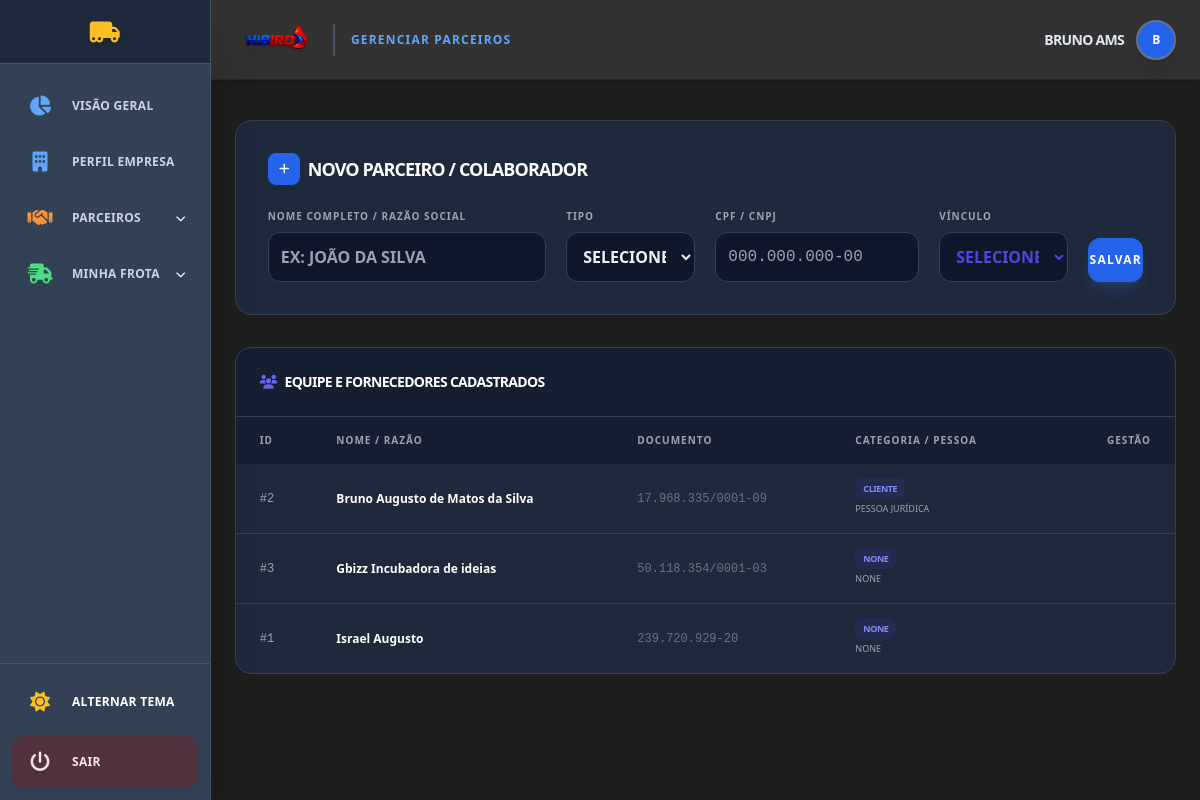
The app's page /configuracoes/parceiros/ (signed in) with its own data.
### tables this page shows
CREATE TABLE "cad_clifor" (
	"id_colaborador"	INTEGER,
	"id_pessoa"	INTEGER,
	"id_clifor"	INTEGER,
	"id_unifed"	INTEGER,
	"cpf_cnpj"	TEXT NOT NULL UNIQUE,
	"nome_colaborador"	TEXT NOT NULL,
	"contato_responsavel"	TEXT,
	"logradouro"	TEXT,
	"numero"	TEXT,
	"bairro"	TEXT,
	"municipio"	TEXT,
	"cep"	TEXT,
	"telefone"	TEXT,
	"email"	TEXT,
	"tipo_clifor"	TEXT DEFAULT 'FORNECEDOR',
	"tipo_pessoa"	TEXT DEFAULT 'JURIDICA',
	PRIMARY KEY("id_colaborador" AUTOINCREMENT),
	FOREIGN KEY("id_clifor") REFERENCES "cad_clifor_tipo"("Id_clifor"),
	FOREIGN KEY("id_pessoa") REFERENCES "cad_clifor_pessoa"("id_pessoa"),
	FOREIGN KEY("id_unifed") REFERENCES "cad_uf"("id_unifed")
);

CREATE TABLE "cad_clifor_tipo" (
	"Id_clifor"	INTEGER,
	"tipo_clifor"	TEXT NOT NULL UNIQUE,
	PRIMARY KEY("Id_clifor" AUTOINCREMENT)
);

CREATE TABLE "cad_clifor_pessoa" (
	"id_pessoa"	INTEGER,
	"tipo_pessoa"	TEXT NOT NULL UNIQUE,
	PRIMARY KEY("id_pessoa" AUTOINCREMENT)
);

### rotas/parceiros_bases.py (the view, shortened to what this page needs)
@config_parceiros_bp.route('/', methods=['GET', 'POST'])
@login_required
def lista():
    db = get_db()
    tipos_pessoa = db.execute('SELECT * FROM cad_clifor_pessoa').fetchall()
    tipos_parceiro = db.execute('SELECT * FROM cad_clifor_tipo').fetchall()
    parceiros = db.execute('''
        SELECT p.*, t.tipo_clifor as nome_tipo, tp.tipo_pessoa as nome_pessoa
        FROM cad_clifor p
        LEFT JOIN cad_clifor_tipo t ON p.id_clifor = t.Id_clifor
        LEFT JOIN cad_clifor_pessoa tp ON p.id_pessoa = tp.id_pessoa
        ORDER BY p.nome_colaborador
    ''').fetchall()
    return render_template('app/parceiros/config_parceiros.html',
                            parceiros=parceiros,
                            tipos_pessoa=tipos_pessoa,
                            tipos_parceiro=tipos_parceiro,
                            username=session.get('username'))

### app.py (called while the page is built)
@app.context_processor
def inject_user_status():
    return dict(
        perfil_completo=session.get('perfil_completo', False),
        username=session.get('username')
    )

### database.py (called while the page is built)
def get_db():
    db = getattr(g, '_database', None)
    if db is None:
        if not os.path.exists('dados'):
            os.makedirs('dados')
        db = g._database = sqlite3.connect(DATABASE)
        db.row_factory = sqlite3.Row
    return db

def init_app_db(app):
    @app.teardown_appcontext
    def close_connection(exception):
        db = getattr(g, '_database', None)
        if db is not None:
            db.close()

### rotas/parceiros_bases.py (called while the page is built)
def login_required(f):
    @wraps(f)
    def decorated_function(*args, **kwargs):
        if 'user_id' not in session:
            return redirect(url_for('auth.login'))
        return f(*args, **kwargs)
    return decorated_function

### templates/app/parceiros/config_parceiros.html (shortened to what this page needs)
{% extends "base_app.html" %}
{% block page_title %}Gerenciar Parceiros{% endblock %}
{% block content %}
<div class="bg-white dark:bg-slate-800 p-8 rounded-2xl shadow-sm border border-gray-100 dark:border-slate-700 mb-8 transition-all hover:shadow-md">
    <h3 class="text-lg font-black mb-6 flex items-center gap-2 text-gray-800 dark:text-white uppercase tracking-tighter">
        <span class="bg-blue-600 text-white w-8 h-8 rounded-lg flex items-center justify-center text-xs">
            <i class="fas fa-plus"></i>
        </span>
        Novo Parceiro / Colaborador
    </h3>
    <form method="POST" action="{{ url_for('parceiros_bases.lista') }}" class="grid grid-cols-1 md:grid-cols-12 gap-5 items-end">
        <div class="md:col-span-4">
            <label class="block text-[10px] font-black text-gray-400 mb-2 uppercase tracking-widest">Nome Completo / Razão Social</label>
            <input type="text" name="nome_colaborador" placeholder="Ex: JOÃO DA SILVA" required
                class="w-full p-3 bg-gray-50 dark:bg-slate-900 border border-gray-200 dark:border-slate-700 rounded-xl focus:ring-2 focus:ring-blue-500 outline-none transition uppercase font-semibold">
        </div>
        <div class="md:col-span-2">
            <label class="block text-[10px] font-black text-gray-400 mb-2 uppercase tracking-widest">Tipo</label>
            <select name="id_pessoa" id="tipo_pessoa_select" required class="w-full p-3 bg-gray-50 dark:bg-slate-900 border border-gray-200 dark:border-slate-700 rounded-xl focus:ring-2 focus:ring-blue-500 outline-none font-bold">
                <option value="">SELECIONE...</option>
            </select>
        </div>
        <div class="md:col-span-3">
            <label class="block text-[10px] font-black text-gray-400 mb-2 uppercase tracking-widest">CPF / CNPJ</label>
            <input type="text" name="cpf_cnpj" id="cpf_cnpj_input" placeholder="000.000.000-00" required
                class="w-full p-3 bg-blue-50/50 dark:bg-slate-900 border border-blue-100 dark:border-slate-700 rounded-xl focus:ring-2 focus:ring-blue-500 outline-none font-mono text-blue-700">
        </div>
        <div class="md:col-span-2">
            <label class="block text-[10px] font-black text-gray-400 mb-2 uppercase tracking-widest">Vínculo</label>
            <select name="id_clifor" required class="w-full p-3 bg-gray-50 dark:bg-slate-900 border border-gray-200 dark:border-slate-700 rounded-xl focus:ring-2 focus:ring-blue-500 outline-none font-bold text-indigo-600">
                <option value="">SELECIONE...</option>
            </select>
        </div>
        <div class="md:col-span-1">
            <button type="submit" class="w-full bg-blue-600 hover:bg-blue-700 text-white font-black py-3.5 rounded-xl transition shadow-lg shadow-blue-500/20 uppercase text-xs tracking-widest">
                Salvar
            </button>
        </div>
    </form>
</div>
<div class="bg-white dark:bg-slate-800 rounded-2xl shadow-sm border border-gray-100 dark:border-slate-700 overflow-hidden">
    <div class="p-6 border-b border-gray-100 dark:border-slate-700 bg-gray-50/50 dark:bg-slate-900/50">
        <h3 class="text-sm font-black flex items-center gap-2 text-gray-800 dark:text-white uppercase tracking-tighter">
            <span class="text-indigo-500"><i class="fas fa-users"></i></span> Equipe e Fornecedores Cadastrados
        </h3>
    </div>
    <div class="overflow-x-auto">
        <table class="w-full text-left border-collapse">
            <thead class="bg-gray-50 dark:bg-slate-900/50 text-gray-400 text-[10px] uppercase font-black tracking-widest">
                <tr>
                    <th class="px-6 py-4">ID</th>
                    <th class="px-6 py-4">Nome / Razão</th>
                    <th class="px-6 py-4">Documento</th>
                    <th class="px-6 py-4">Categoria / Pessoa</th>
                    <th class="px-6 py-4 text-right">Gestão</th>
                </tr>
            </thead>
            <tbody class="divide-y divide-gray-100 dark:divide-slate-700 text-xs">
                {% for p in parceiros %}
                <tr class="hover:bg-blue-50/30 dark:hover:bg-slate-700/30 transition group">
                    <td class="px-6 py-4 text-gray-400 font-mono">#{{ p.id_colaborador }}</td>
                    <td class="px-6 py-4 font-black text-gray-700 dark:text-white">{{ p.nome_colaborador }}</td>
                    <td class="px-6 py-4 text-gray-500 font-mono">{{ p.cpf_cnpj or '---' }}</td>
                    <td class="px-6 py-4">
                        <span class="px-2 py-1 bg-indigo-50 dark:bg-indigo-900/30 text-indigo-700 dark:text-indigo-400 rounded-md font-black uppercase text-[9px] tracking-tighter">
                            {{ p.nome_tipo }}
                        </span>
                        <span class="block text-[9px] text-gray-400 mt-1 uppercase">{{ p.nome_pessoa }}</span>
                    </td>
                    <td class="px-6 py-4 text-right">
                    </td>
                </tr>
                {% endfor %}
            </tbody>
        </table>
    </div>
</div>
{% endblock %}

### templates/base_app.html (style rules this page uses)
html { background-color: #1e1e1e; color: #ffffff; }
body { opacity: 0; transition: opacity 0.3s ease-in; }
body.loaded { opacity: 1; }

### records on screen
cad_clifor: id_colaborador "2", nome_colaborador "Bruno Augusto de Matos da Silva", cpf_cnpj "17.968.335/0001-09", nome_tipo "CLIENTE", nome_pessoa "PESSOA JURÍDICA"
cad_clifor: id_colaborador "3", nome_colaborador "Gbizz Incubadora de ideias", cpf_cnpj "50.118.354/0001-03", nome_tipo "NONE", nome_pessoa "NONE"
cad_clifor: id_colaborador "1", nome_colaborador "Israel Augusto", cpf_cnpj "239.720.929-20", nome_tipo "NONE", nome_pessoa "NONE"

### other values on screen
{{ username }} "BRUNO AMS"
{{ username[0]|upper if username else 'U' }} "B"
